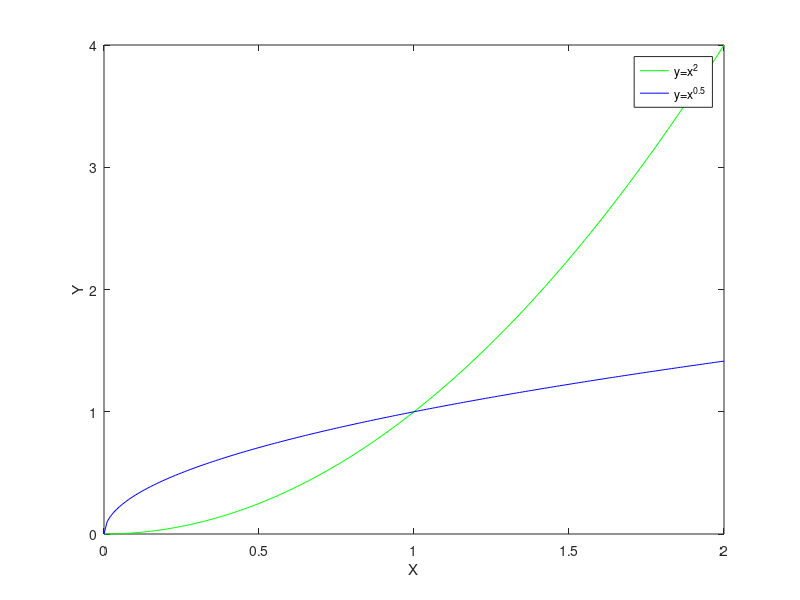

This chart was generated by the following MATLAB code:
%Problem2c
clear
clc
dt = 0.01; 
et = 2;
x1 = 0:dt:et;
x2 = 0:dt:et;
y1 = x1.^2;
y2 = x2.^0.5;
h1=plot(x1,y1,'g');
hold on;
h2=plot(x2,y2,'b');
legend([h1,h2],'y=x^2','y=x^{0.5}');
xlabel('X');
ylabel('Y');